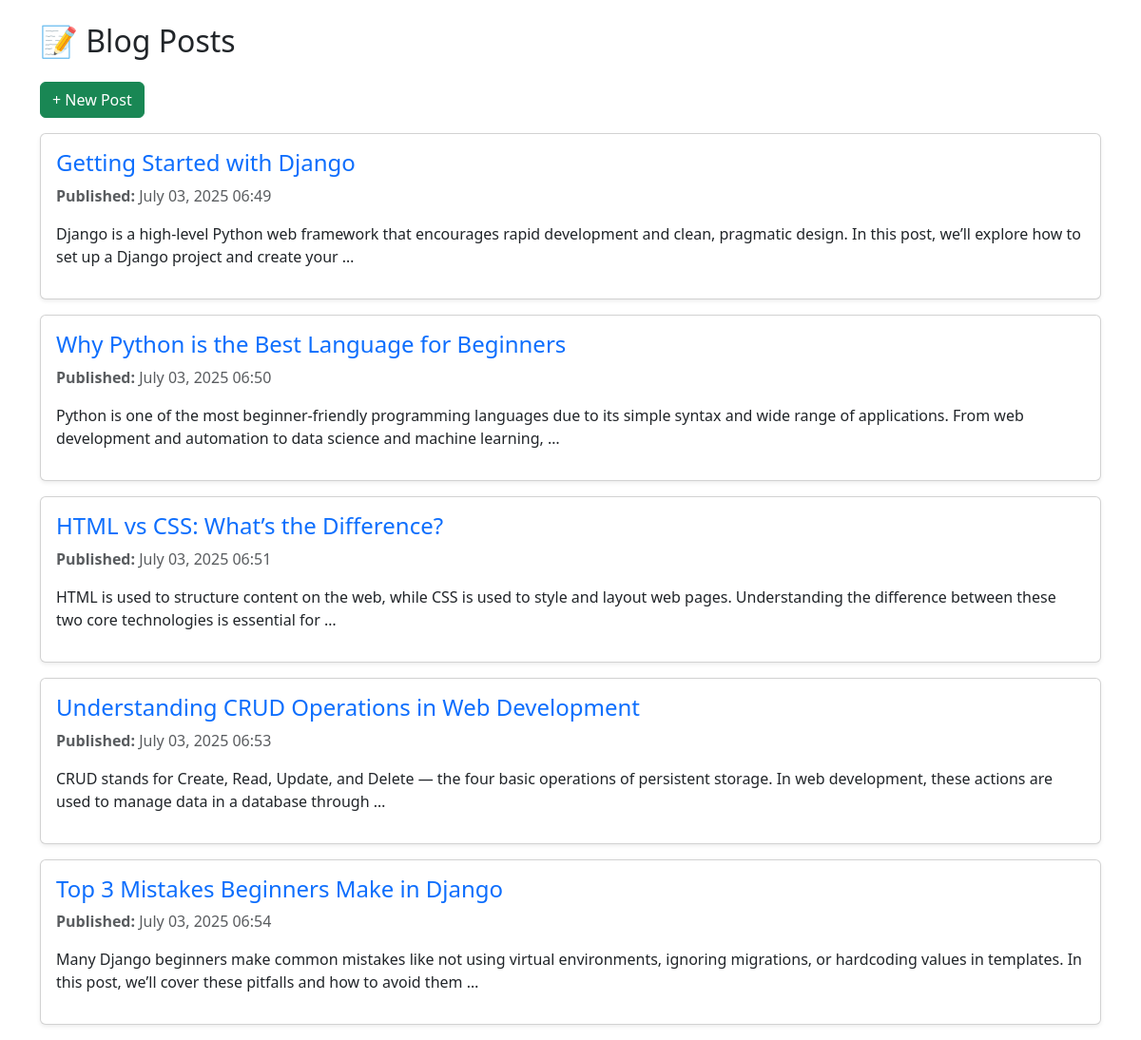
The page / on the database its author committed.
### blog/models.py (models this page shows, shortened)
class Post(models.Model):
    title = models.CharField(max_length=200)
    content = models.TextField()
    published = models.DateTimeField(auto_now_add=True)
    created_at = models.DateTimeField(auto_now_add=True)

### blog/views.py (the view)
# urls.py: path('',PostListView.as_view(), name='post_list'),
class PostListView(ListView):
    model = Post
    template_name = 'blog/post_list.html'
    context_object_name = 'posts'

### blog/templates/blog/post_list.html (shortened to what this page needs)
{% extends 'blog/base.html' %}
{% block content %}
<div class="container mt-4">
    <h2 class="mb-4">📝 Blog Posts</h2>
    <a href="{% url 'post_create' %}" class="btn btn-success mb-3">+ New Post</a>
    {% for post in posts %}
    <div class="card mb-3 shadow-sm">
        <div class="card-body">
            <h4>
                <a href="{% url 'post_detail' post.pk %}" class="text-decoration-none text-primary">
                    {{ post.title }}
                </a>
            </h4>
            <p class="text-muted">
                <strong>Published:</strong> {{ post.created_at|date:"F d, Y H:i" }}
            </p>
            <p>{{ post.content|truncatewords:30 }}</p>
        </div>
    </div>
    {% endfor %}
</div>
{% endblock %}

### blog/templates/blog/base.html (shortened to what this page needs)
<!DOCTYPE html>
<html>
<head>
    <link href="https://cdn.jsdelivr.net/npm/bootstrap@5.3.0/dist/css/bootstrap.min.css" rel="stylesheet">
</head>
<body>
    {% block content %}{% endblock %}
</body>
</html>

### rows shown on the page
Post: title "Getting Started with Django", created_at "July 03, 2025 06:49", content "Django is a high-level Python web framework that encourages rapid development and clean, pragmatic design. In this post, we’ll explore how to set up a Django project and create your …"
Post: title "Why Python is the Best Language for Beginners", created_at "July 03, 2025 06:50", content "Python is one of the most beginner-friendly programming languages due to its simple syntax and wide range of applications. From web development and automation to data science and machine learning, …"
Post: title "HTML vs CSS: What’s the Difference?", created_at "July 03, 2025 06:51", content "HTML is used to structure content on the web, while CSS is used to style and layout web pages. Understanding the difference between these two core technologies is essential for …"
Post: title "Understanding CRUD Operations in Web Development", created_at "July 03, 2025 06:53", content "CRUD stands for Create, Read, Update, and Delete — the four basic operations of persistent storage. In web development, these actions are used to manage data in a database through …"
Post: title "Top 3 Mistakes Beginners Make in Django", created_at "July 03, 2025 06:54", content "Many Django beginners make common mistakes like not using virtual environments, ignoring migrations, or hardcoding values in templates. In this post, we’ll cover these pitfalls and how to avoid them …"
